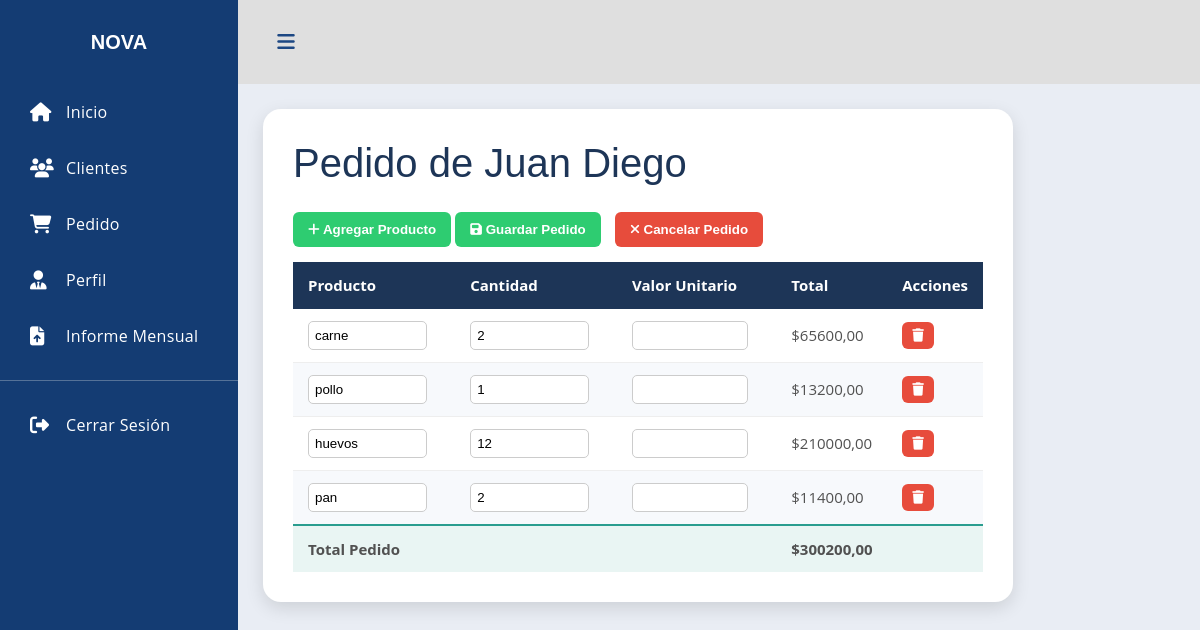
Page /pedidos/detalle/33/ on the earlier database version.
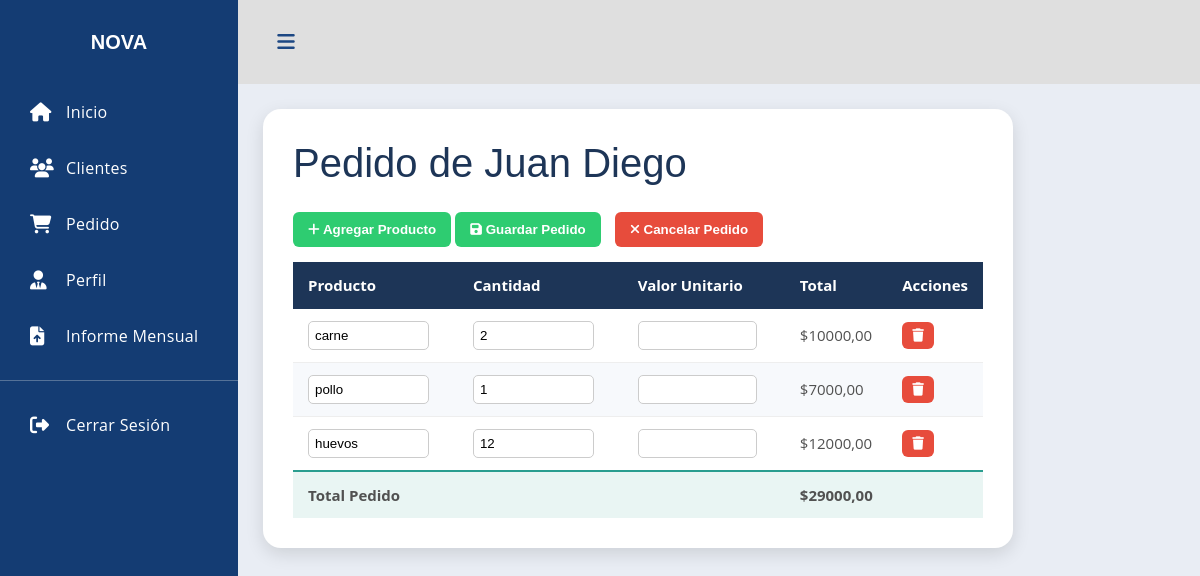
Same page on the later database version.
### pedido/models.py (models this page shows, shortened)
class DetallePedido(models.Model):
    pedido = models.ForeignKey(Pedido, on_delete=models.CASCADE, related_name="detalles")
    nombre_producto = models.CharField(max_length=255)
    cantidad = models.IntegerField()
    precio = models.DecimalField(max_digits=10, decimal_places=2)
    subtotal = models.DecimalField(max_digits=10, decimal_places=2)

### pedido/views.py (the view)
# urls.py: path('detalle/<int:id_pedido>/', views.detalle_pedido, name='detalle_pedido'),
def detalle_pedido(request, id_pedido):
    pedido = get_object_or_404(Pedido, id_pedido=id_pedido)
    detalles = DetallePedido.objects.filter(pedido=pedido)
    total = sum(d.subtotal for d in detalles)
    return render(request, "pedido/detalle_pedido.html", {
        "pedido": pedido,
        "detalles": detalles,
        "total": total
    })

### pedido/templates/pedido/detalle_pedido.html (shortened to what this page needs)
{% extends 'menu/menu.html' %}
{% load static %}
{% block content %}
<link rel="stylesheet" href="{% static 'pedido/css/detalle_pedido.css' %}">
<div class="detalle-pedido">
<h1 class="titulo-detalle">Pedido de {{ pedido.cliente.nombre }}</h1>
<div class="acciones-pedido">
<button class="btn-agregar" onclick="agregarProducto()">
<i class="fa fa-plus"></i> Agregar Producto
</button>
<button class="btn-agregar" onclick="guardarPedido()">
<i class="fa fa-save"></i> Guardar Pedido
</button>
<button class="btn-cancelar" onclick="cancelarPedido({{ pedido.id_pedido }})">
<i class="fa fa-times"></i> Cancelar Pedido
</button>
</div>
<table class="tabla-pedido">
<thead>
<tr>
<th>Producto</th>
<th>Cantidad</th>
<th>Valor Unitario</th>
<th>Total</th>
<th>Acciones</th>
</tr>
</thead>
<tbody id="tablaProductos">
{% for d in detalles %}
<tr id="fila-{{ d.id }}">
<td>
<input type="text" class="input-nombre" value="{{ d.nombre_producto }}">
</td>
<td>
<input type="number"
class="input-cantidad"
value="{{ d.cantidad }}"
oninput="recalcular({{ d.id }})">
</td>
<td>
<input type="number"
step="0.01"
class="input-precio"
value="{{ d.precio|floatformat:2 }}"
oninput="recalcular({{ d.id }})">
</td>
<td class="subtotal" id="subtotal-{{ d.id }}">
${{ d.subtotal }}
</td>
<td>
<button class="btn-eliminar" onclick="eliminarProducto({{ d.id }})">
<i class="fa fa-trash"></i>
</button>
</td>
</tr>
{% endfor %}
</tbody>
<tfoot>
<tr class="total-row">
<td colspan="3"><strong>Total Pedido</strong></td>
<td colspan="2"><strong id="totalPedido">${{ total }}</strong></td>
</tr>
</tfoot>
</table>
</div>
{% endblock %}

Differences in the rows shown:
removed DetallePedido: nombre_producto "pan", cantidad "2", subtotal "11400,00"
changed DetallePedido "carne": subtotal "65600,00" → "10000,00"
changed DetallePedido "pollo": subtotal "13200,00" → "7000,00"
changed DetallePedido "huevos": subtotal "210000,00" → "12000,00"
Other differences:
{{ total }}: "300200,00" → "29000,00"
